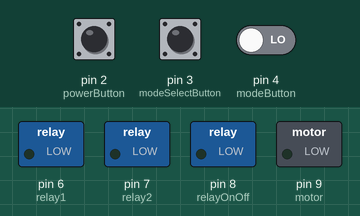
Simulated run of this sketch. Board: Arduino Uno, built with avr-gcc and run on an emulated ATmega328P. Shown: switched loads named in the sketch (green lamp = pin HIGH). The inputs (shaded band) are chosen by the test bench; at power-on: pin 2 (powerButton) LOW, pin 4 (modeButton) LOW, pin 3 (modeSelectButton) LOW.

Above: at 1.2 s.
1.3 s: pin 2 (powerButton) pulled HIGH for 0.15 s
At 1.37 s:
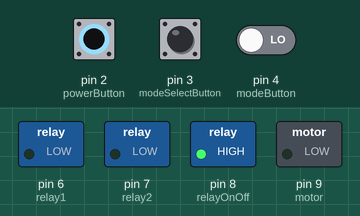
2.9 s: pin 2 (powerButton) pulled HIGH for 3.2 s
At 7.0 s:
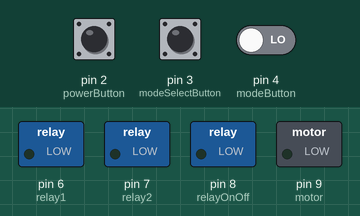
7.6 s: pin 2 (powerButton) driven HIGH and pin 4 (modeButton) driven HIGH
At 8.3 s:
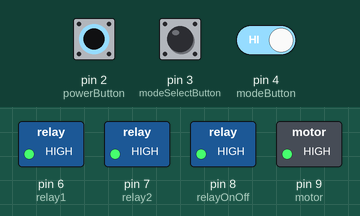
9.1 s: pin 2 (powerButton) driven LOW
At 10.3 s:
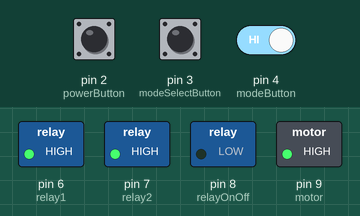
10.6 s: pin 2 (powerButton) driven HIGH
At 11.6 s:
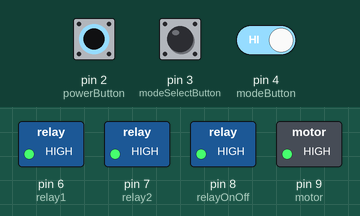
Timing chart, 0 to 13.1 s (numbered marks = the images above; inputs shaded):
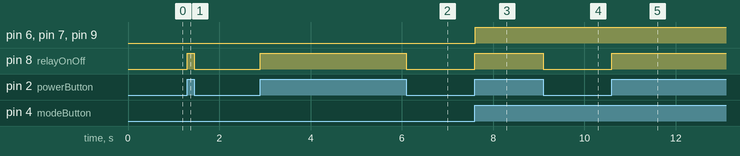

The sketch:

grah_board.ino
```cpp
/* Author name : Kotoz
 *  Date :  7/11/2016
 *  Project name : Motor control board
 */
/*
 * Project brief description :
 * we have four buttons to control power , mode selection , modes activation
 * we have four aout put ports 2 analog , 2 digitals contactors .
 */
/*
 * define 4 buttons
 * define 4 outputs ==> 2 for |Relays|
 *                  ==> 2 for |Motors|
 */

 int powerButton = 2 ;
 int modeSelectButton = 3 ;

 int modeButton = 4 ;

 int relay1 = 6 ;
 int relay2 = 7 ;
 int relayOnOff = 8 ;
 int motor = 9 ;

 boolean currentButton = LOW ;
 boolean lastButton = LOW ;
 boolean motorOn = false ;

void setup() {
  pinMode(powerButton,INPUT);
  pinMode(modeSelectButton,INPUT);
  pinMode(modeButton,INPUT);
  pinMode(relay1,OUTPUT);
  pinMode(relay2,OUTPUT);
  pinMode(relayOnOff,OUTPUT);
  pinMode(motor,OUTPUT);


  Serial.begin(9600);

}

void loop() {

  if(digitalRead(powerButton) == HIGH){
    digitalWrite(relayOnOff,HIGH);
    if(digitalRead(modeSelectButton) == HIGH){// Mode one on/off
        if(digitalRead(modeButton) == HIGH){
            digitalWrite(relay1,HIGH);
            digitalWrite(relay2,HIGH);
            digitalWrite(motor,HIGH);

          }
        else{
            digitalWrite(relay1,LOW);
            digitalWrite(relay2,LOW);
            digitalWrite(motor,LOW);

          }
      }
    else{// Mode two press
        if(digitalRead(modeButton) == HIGH){
           currentButton = debounce(lastButton);
            if(currentButton == HIGH && lastButton== LOW){
                motorOn = !motorOn ;
                }
             lastButton = currentButton ;

            digitalWrite(relay1,motorOn);
            digitalWrite(relay2,motorOn);
            digitalWrite(motor,motorOn);


      }


    }

}else{
     digitalWrite(relayOnOff,LOW);
  }


}

boolean debounce(boolean last){
    boolean current = digitalRead(modeButton);
    if(last != current){
        delay(5);
        current= digitalRead(modeButton);
        return current ;
      }

  }
```

Measured:
- after the input at 1.3 s, pin 8 (relayOnOff): LOW → HIGH at once, → LOW 0.15 s later
- after the input at 2.9 s, pin 8 (relayOnOff): LOW → HIGH at once, → LOW 3.2 s later
- after the input at 7.6 s, pin 6 (relay1), pin 7 (relay2), pin 8 (relayOnOff), pin 9 (motor): LOW → HIGH at once
- after the input at 9.1 s, pin 8 (relayOnOff): HIGH → LOW at once
- after the input at 10.6 s, pin 8 (relayOnOff): LOW → HIGH at once
